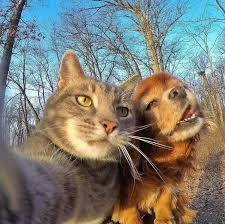
#> input picture Photos/catsfriend.jpeg, 225 x 224 px
$ python rescale.py
#> lines starting #> are read from the running program, lines starting #| are printed output that depends on the picture
import cv2 as cv

#Rescale Function
img = cv.imread('Photos/catsfriend.jpeg')
#> img is the input picture: shape (224, 225, 3); mean B, G, R 116, 124.9, 125.4
cv.imshow('Cat', img)   #Show the image

def rescaleFrame(frame, scale=0.75):
    # Images, Videos and Live Videos
#> called with scale = 0.75
    width = int(frame.shape[1] * scale)
#> width = 168
    height = int(frame.shape[0] * scale)
#> height = 168
    dimensions = (width, height)
#> dimensions = (168, 168)

    return cv.resize(frame, dimensions, interpolation=cv.INTER_AREA)
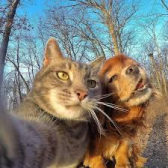
#> returned value: shape (168, 168, 3); mean of channels 0, 1, 2 116, 124.9, 125.4; drawn as B, G, R

resized_image = rescaleFrame(img)
cv.imshow('Image Resized', resized_image)
#cv.waitKey(0)

def changeRes(width, height):
    #Only Live Videos, not for images or videos
    capture.set(3, width)
    capture.set(4, height)

#Rescale Video
capture = cv.VideoCapture('Videos/Dog_and_Cat.mp4')
while True:
    isTrue, frame = capture.read()
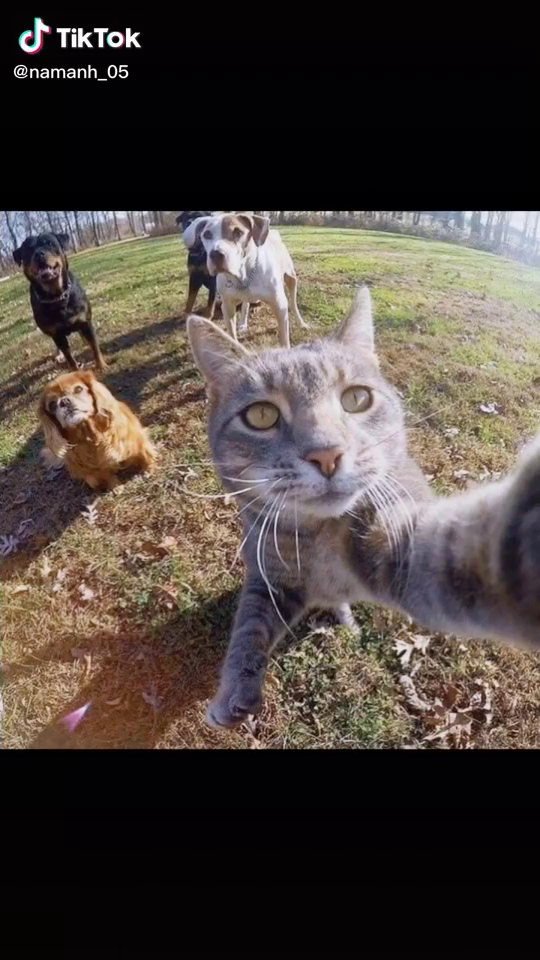
#> input picture frame 96 of Videos/Dog_and_Cat.mp4, 540 x 960 px
#> frame is the input picture: shape (960, 540, 3); mean B, G, R 61.1, 66.5, 75.6
    frame_resized = rescaleFrame(frame, scale=0.5)

    cv.imshow('Video', frame)   #Show the video
    cv.imshow('Video Resized', frame_resized)

    if cv.waitKey(20) & 0xFF==ord('d'):
#> (key Esc is pressed here)
        break

capture.release()
cv.destroyAllWindows()
